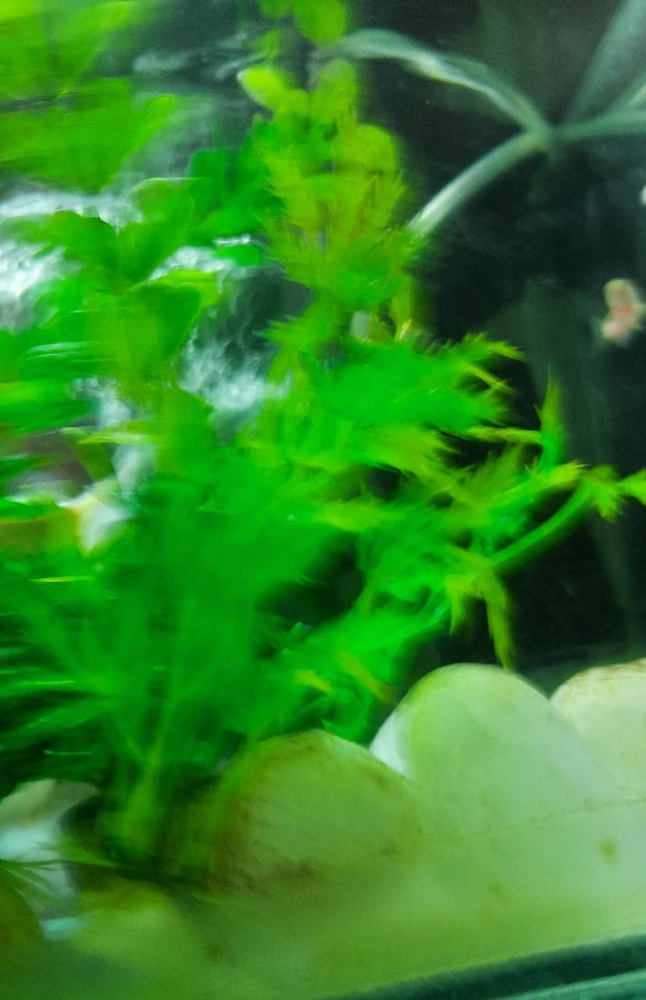
#> input picture Blur_detection/images/blurry.jpeg, 646 x 1000 px, shrunk from 827 x 1280 before the run
$ python blur_detection_laplacian.py   (older library calls are emulated)
#> lines starting #> are read from the running program, lines starting #| are printed output that depends on the picture; after the words box and inside, x2 and y2 are one past the last pixel; in counts of white or black regions, pixels touching at a corner belong together; long printed decimals are rounded
import cv2


def calculate_focal_measure(img):
    # convert RGB image to Gray scale image
    gray = cv2.cvtColor(img, cv2.COLOR_BGR2GRAY)
    # Measure focal measure score (laplacian approach)
    fm = cv2.Laplacian(gray, cv2.CV_64F).var()
    return fm


imagePath = "images/blurry.jpeg"

image = cv2.imread(imagePath)
#> image is the input picture: shape (1000, 646, 3); mean B, G, R 39.4, 131.5, 50.3
focal_measure = calculate_focal_measure(image)
#> in calculate_focal_measure, `gray = cv2.cvtColor(img, cv2.COLOR_BGR2GRAY)`:
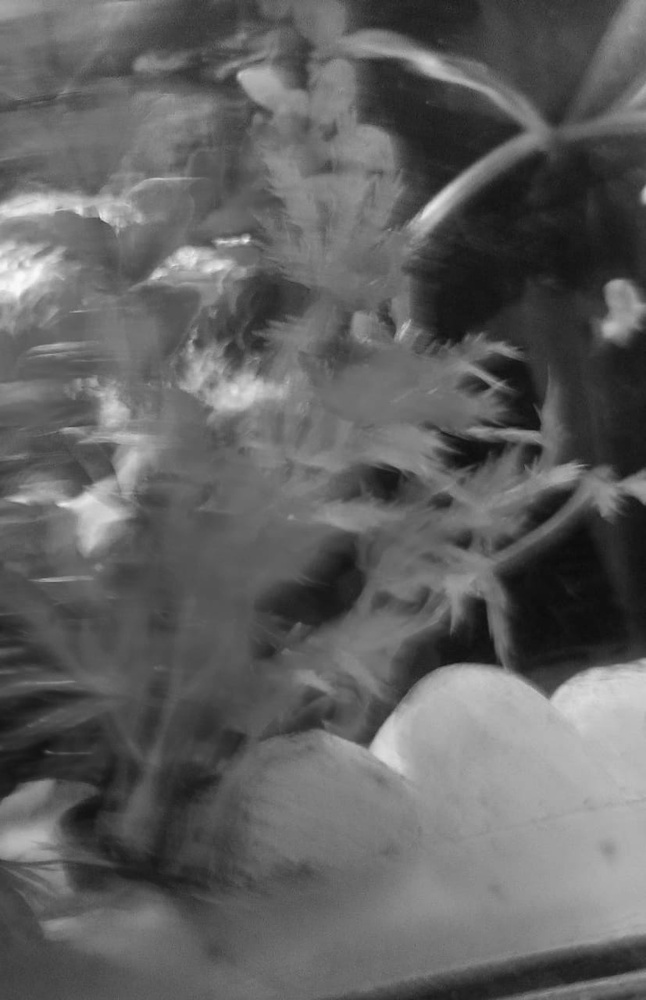
#> gray: shape (1000, 646); min 11, max 251, mean 96.7
#> in calculate_focal_measure, `fm = cv2.Laplacian(gray, cv2.CV_64F).var()`: fm = 25.3
#> focal_measure = 25.3
print("focal-measure-score",focal_measure)
#| focal-measure-score 25.295

if focal_measure > 150:
    status = "Non Blurry"
    color = (255, 0, 0)
else:
    status = "Blurry"
    color = (0, 0, 255)


image = cv2.putText(image, "{}-{}".format(status,int(focal_measure)), (50,50), cv2.FONT_HERSHEY_SIMPLEX,
                    fontScale= 1, color=color, thickness = 2, lineType=cv2.LINE_AA)
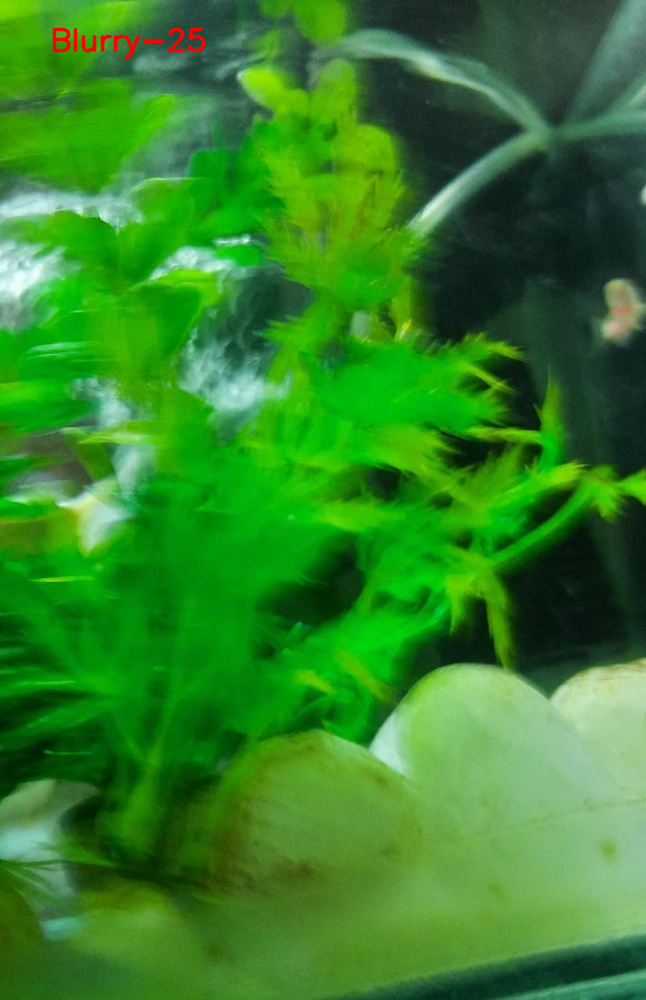
#> image: shape (1000, 646, 3); 0.27% of pixels changed, all inside (x1, y1, x2, y2) = (52, 27, 206, 60)
cv2.imshow("output",image)
cv2.waitKey(0)
